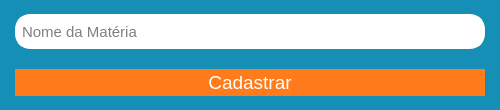
<?xml version="1.0" encoding="UTF-8"?>
<ui version="4.0">
 <class>cadastroMateria</class>
 <widget class="QMainWindow" name="cadastroMateria">
  <property name="geometry">
   <rect>
    <x>0</x>
    <y>0</y>
    <width>500</width>
    <height>110</height>
   </rect>
  </property>
  <property name="sizePolicy">
   <sizepolicy hsizetype="Maximum" vsizetype="Maximum">
    <horstretch>0</horstretch>
    <verstretch>0</verstretch>
   </sizepolicy>
  </property>
  <property name="maximumSize">
   <size>
    <width>2000</width>
    <height>450</height>
   </size>
  </property>
  <property name="windowTitle">
   <string>Cadastrar Matéria</string>
  </property>
  <property name="styleSheet">
   <string notr="true">background-color:  rgb(21, 143, 181)
</string>
  </property>
  <widget class="QWidget" name="centralwidget">
   <widget class="QWidget" name="verticalWidget" native="true">
    <property name="geometry">
     <rect>
      <x>0</x>
      <y>0</y>
      <width>500</width>
      <height>110</height>
     </rect>
    </property>
    <layout class="QVBoxLayout" name="verticalLayout">
     <property name="leftMargin">
      <number>15</number>
     </property>
     <property name="rightMargin">
      <number>15</number>
     </property>
     <item>
      <widget class="QLineEdit" name="lineMateria">
       <property name="sizePolicy">
        <sizepolicy hsizetype="Expanding" vsizetype="Maximum">
         <horstretch>0</horstretch>
         <verstretch>0</verstretch>
        </sizepolicy>
       </property>
       <property name="minimumSize">
        <size>
         <width>20</width>
         <height>0</height>
        </size>
       </property>
       <property name="maximumSize">
        <size>
         <width>16777215</width>
         <height>35</height>
        </size>
       </property>
       <property name="font">
        <font>
         <pointsize>11</pointsize>
        </font>
       </property>
       <property name="styleSheet">
        <string notr="true">QLineEdit { 
border: 5px solid white;
border-radius: 15px;
background-color: rgb(255, 255, 255);
}</string>
       </property>
       <property name="placeholderText">
        <string>Nome da Matéria</string>
       </property>
       <property name="clearButtonEnabled">
        <bool>true</bool>
       </property>
      </widget>
     </item>
     <item>
      <widget class="QPushButton" name="btnCadastrar">
       <property name="font">
        <font>
         <pointsize>14</pointsize>
         <weight>50</weight>
         <italic>false</italic>
         <bold>false</bold>
        </font>
       </property>
       <property name="styleSheet">
        <string notr="true">border: 2px solid rgb(255, 123, 28);
border-radius: 15px;
background-color: rgb(255, 123, 28);
color: #fff;</string>
       </property>
       <property name="text">
        <string>Cadastrar</string>
       </property>
      </widget>
     </item>
    </layout>
   </widget>
  </widget>
 </widget>
 <resources/>
 <connections/>
</ui>
